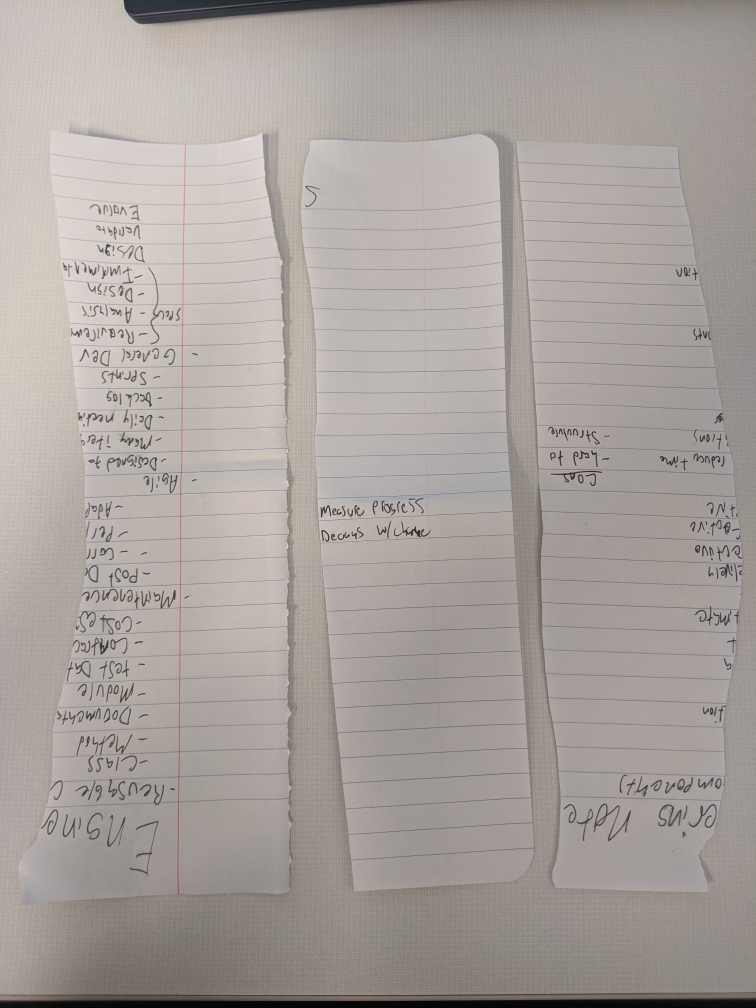
#> input picture testFiles/test1.jpg, 3024 x 4032 px (shown at 1/4 size)
$ python -i __init__.py   (imports and definitions only)
#> lines starting #> are read from the running program, lines starting #| are printed output that depends on the picture; after the words box and inside, x2 and y2 are one past the last pixel; in counts of white or black regions, pixels touching at a corner belong together
#> further down, picture is the input picture: shape (4032, 3024, 3); mean B, G, R 157.8, 162, 168.7

import numpy as np
from numpy import linalg
import cv2
import math
import random
import imutils


# [5 lines left out: function _rotate_point, not called in this run]


def get_edges(image):
    gray = cv2.cvtColor(image, cv2.COLOR_BGR2GRAY)
    blurred = cv2.GaussianBlur(gray,(5,5),0)
    edged = cv2.Canny(blurred, 75, 200)
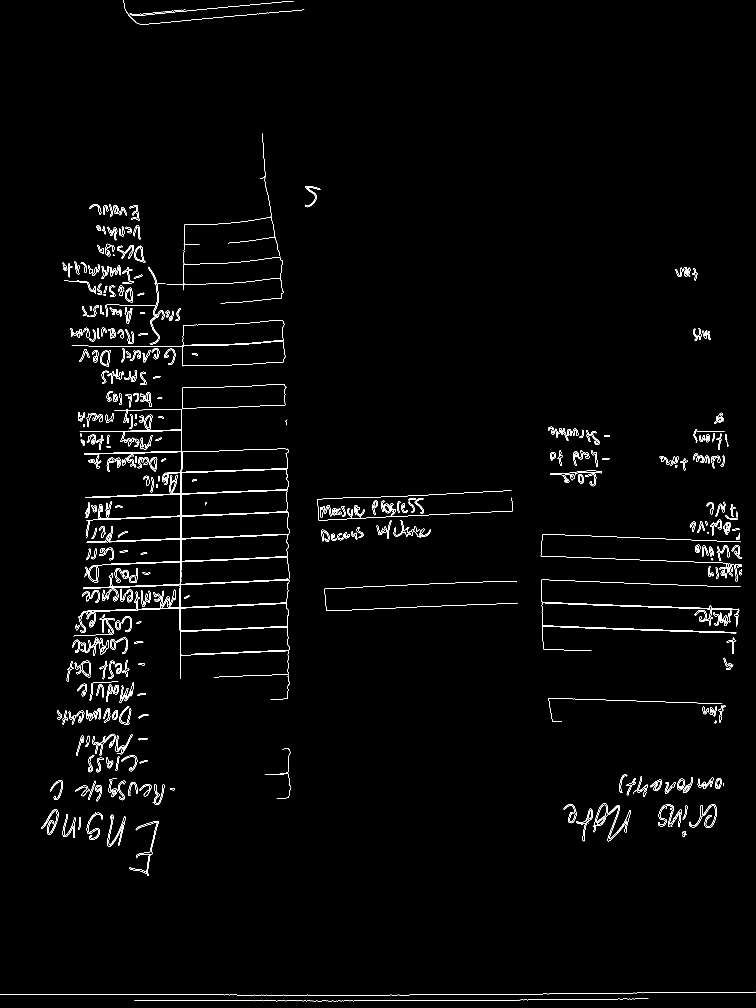
#> edged: shape (4032, 3024) (shown at 1/4 size); 0.91% white in thin lines or dots

    # [5 lines of commented-out code are left out]
    contours, hierarchy = cv2.findContours(edged.copy(), cv2.RETR_LIST, cv2.CHAIN_APPROX_SIMPLE)
#> contours = 747 contours, 154 with area under 20; largest, box (x1, y1, x2, y2) and area: (722, 2312, 1157, 2430) 38478, (723, 2320, 1157, 2430) 38460, (723, 2139, 1159, 2335) 37370, (724, 2139, 1154, 2246) 37347, (724, 1962, 1151, 2065) 36330

    #get convex hulls of each of the contours
    eroded = np.zeros((image.shape[0], image.shape[1]), np.uint8)
    kernel = np.ones((5,5), np.uint8)

    for c in contours:
        #hull = cv2.convexHull(c, False)
        hull = c
        cv2.fillPoly(eroded, pts=[hull], color=(255,))
#> this loop made 747 passes
#> hull on pass 9: [[2383, 3301], [2384, 3300], [2385, 3301], [2384, 3302]]
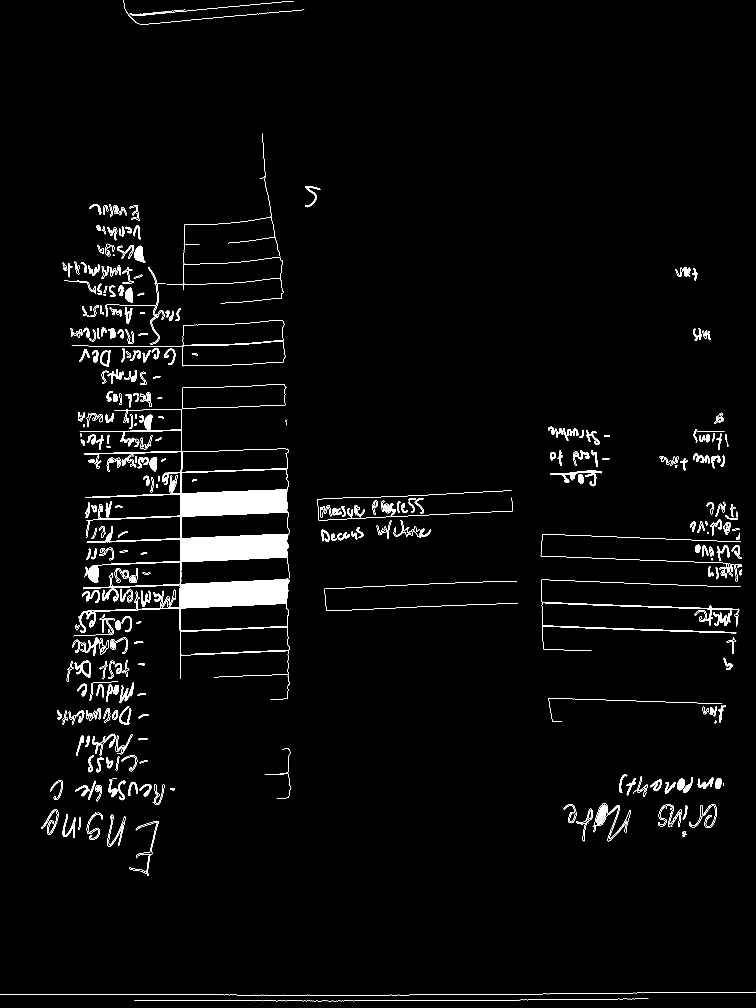
#> eroded: shape (4032, 3024) (shown at 1/4 size); 2.4% white; 444 white regions (14 under 20 px), largest, box (x1, y1, x2, y2) and area: (722, 2312, 1157, 2430) 39437, (723, 2139, 1159, 2335) 38479, (724, 1962, 1151, 2065) 36841

    # img_erosion = cv2.erode(img, kernel, iterations=1)
    eroded = cv2.dilate(eroded, kernel, iterations=1)
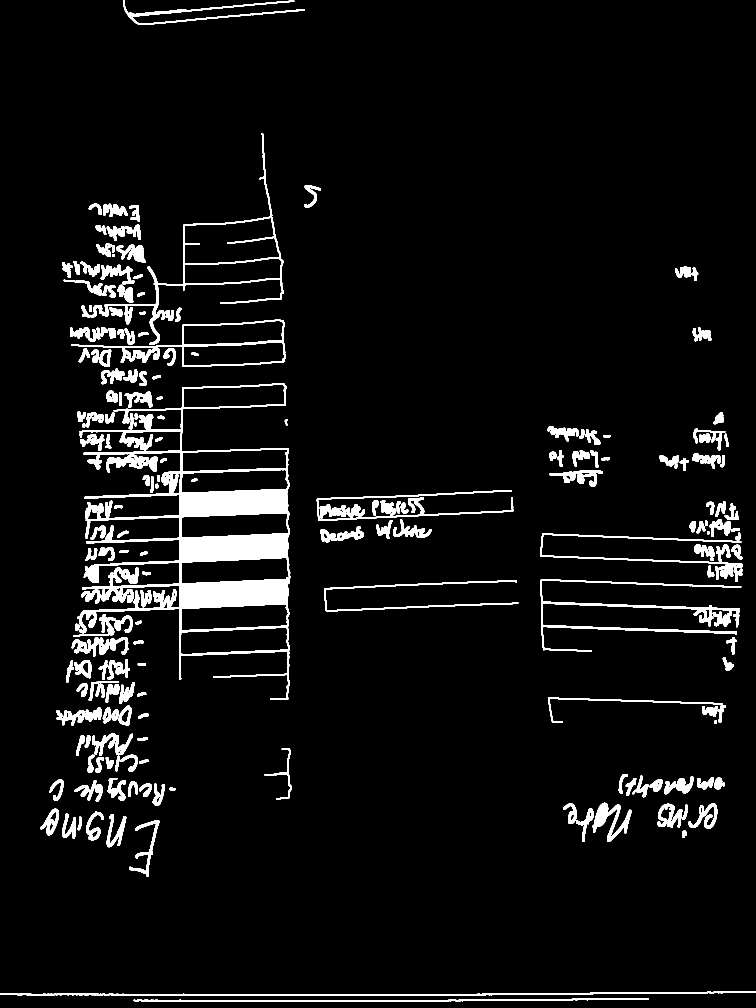
#> eroded: shape (4032, 3024) (shown at 1/4 size); 5.3% white; 245 white regions, largest, box (x1, y1, x2, y2) and area: (310, 1534, 1161, 2800) 214895, (2162, 2316, 2965, 2606) 25197, (419, 532, 1136, 1380) 20737
    eroded = cv2.erode(eroded, kernel, iterations=1)
#> eroded: shape (4032, 3024); 3% white; 267 white regions
    #cv2.imshow("filled", eroded)

    contours, hierarchy = cv2.findContours(eroded.copy(), cv2.RETR_LIST, cv2.CHAIN_APPROX_SIMPLE)
#> contours = 455 contours, 2 with area under 20; largest, box (x1, y1, x2, y2) and area: (312, 1636, 1159, 2798) 336934, (287, 1281, 1142, 1466) 66153, (721, 2508, 1158, 2621) 39758, (722, 2414, 1155, 2524) 38852, (724, 2050, 1157, 2154) 37104

    print("Number of contours found =" + str(len(contours)))
#| Number of contours found =455
    #print("Step 2: find Contours of paper")
    #cv2.drawContours(image, contours, -1, (0,255,0),2)
    #cv2.imshow("Outline", image)

    return contours


class Segment:
    # [44 lines left out: functions __init__, get_kernel_at, get_aligned_subimage, not called in this run]

    # dot product of two segments
    def dot(self, b):
        return self.vec[0]*b.vec[0]+self.vec[1]*b.vec[1]

    # theta is the angle between two segments
    def theta(self, b):
        #return math.acos(self.dot(b)/(self.len*b.len))
        return math.acos(self.dot(b)) #vectors are both normalized, so len isn't needed?


class Edge:
    # [56 lines left out: functions __init__, _find_cardinal, add_segment, get_aligned_subimage, not called in this run]

    # dot product of two edges' aggregate vector
    def dot(self, b):
        print(""+str(self.aggregate_vec[0])+"*"+str(b.aggregate_vec[0])+"+"+str(self.aggregate_vec[1])+"*"+str(b.aggregate_vec[1]))
        return self.aggregate_vec[0]*b.aggregate_vec[0]+self.aggregate_vec[1]*b.aggregate_vec[1]

    # theta is the angle between two segments
    def theta(self, b):
        #return math.acos(self.dot(b)/(self.len*b.len))
        return math.acos(self.dot(b)) #vectors are both normalized, so len isn't needed?

class Group:
    # [91 lines left out: functions __init__, get_obb_subimage, display, envelope, not called in this run]

    def overlap(self, b):
        # overlapping groups should be merged
        return False

    # [29 lines left out: function merge, not called in this run]

    def area(self):
        return (self.aabb[1][0] - self.aabb[0][0]) * (self.aabb[1][1] - self.aabb[0][1])


__all__ = ["Group", "Edge", "Segment"]

>>> import cv2
>>> picture = cv2.imread('../../../testFiles/test1.jpg')
>>> result = get_edges(picture)
#> result has the same summary as contours in get_edges

$ run again, on testFiles/test3.jpg
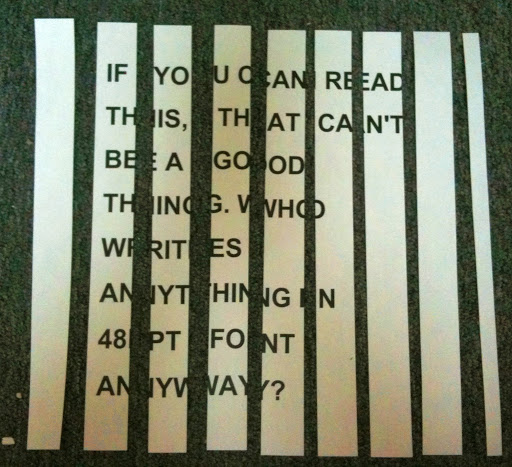
#> input picture testFiles/test3.jpg, 512 x 467 px
#> picture is the input picture: shape (467, 512, 3); mean B, G, R 109, 131.2, 126.7
#> in get_edges, `edged = cv2.Canny(blurred, 75, 200)`:
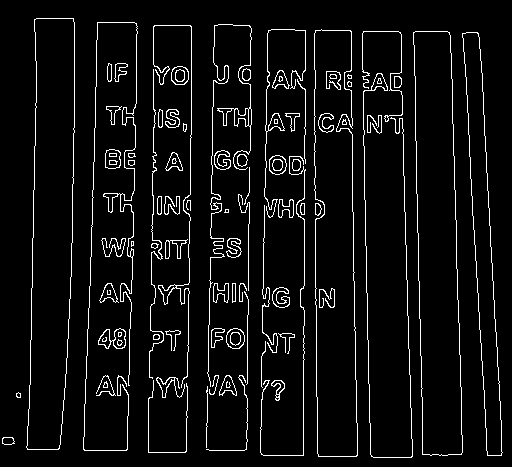
#> edged: shape (467, 512); 5.8% white in thin lines or dots
#> in get_edges, `contours, hierarchy = cv2.findContours(edged.copy(), cv2.RETR_LIST, cv..`: contours = 170 contours, 57 with area under 20; largest, box (x1, y1, x2, y2) and area: (26, 18, 75, 450) 16232, (26, 18, 75, 450) 16230, (413, 31, 463, 456) 16166, (413, 31, 463, 456) 16164, (314, 29, 358, 457) 15808
#> in get_edges, `eroded = cv2.erode(eroded, kernel, iterations=1)`:
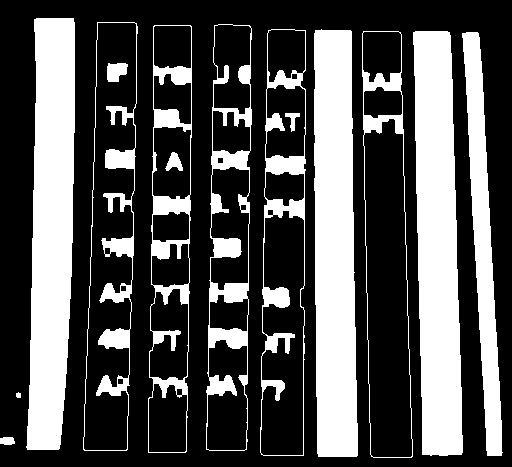
#> eroded: shape (467, 512); 32% white; 14 white regions
#> in get_edges, `contours, hierarchy = cv2.findContours(eroded.copy(), cv2.RETR_LIST, c..`: contours = 42 contours, 1 with area under 20; largest, box (x1, y1, x2, y2) and area: (83, 22, 138, 451) 17682, (362, 31, 413, 458) 17046, (260, 29, 306, 456) 16936, (26, 18, 75, 450) 16238, (314, 29, 358, 457) 16236
#| Number of contours found =42
#> result has the same summary as contours in get_edges

$ run again, on testFiles/test4.jpg
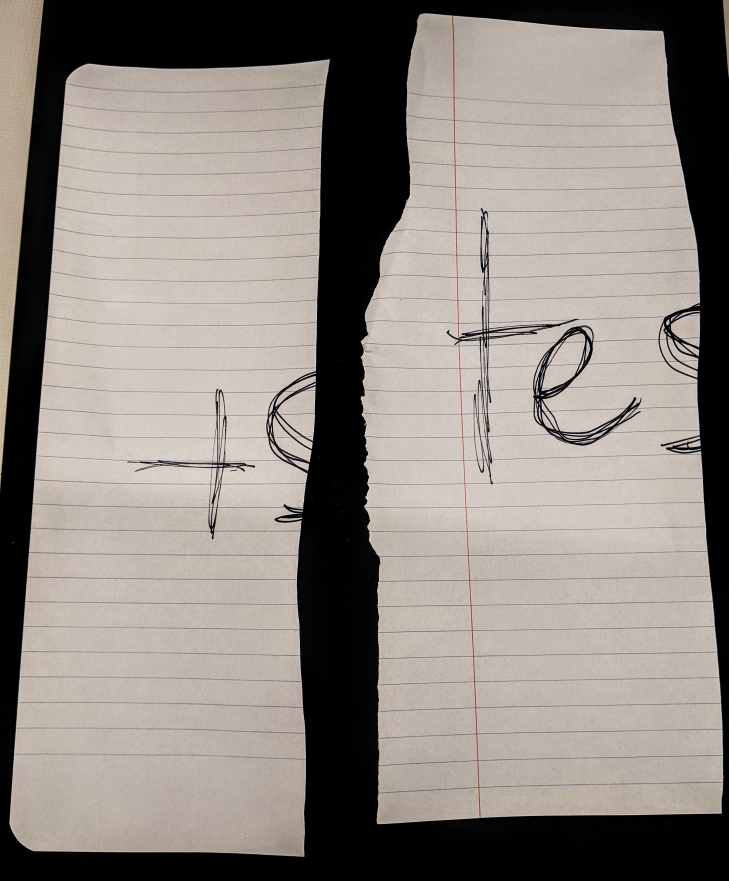
#> input picture testFiles/test4.jpg, 2914 x 3522 px (shown at 1/4 size)
#> picture is the input picture: shape (3522, 2914, 3); mean B, G, R 130, 136.1, 143.4
#> in get_edges, `edged = cv2.Canny(blurred, 75, 200)`:
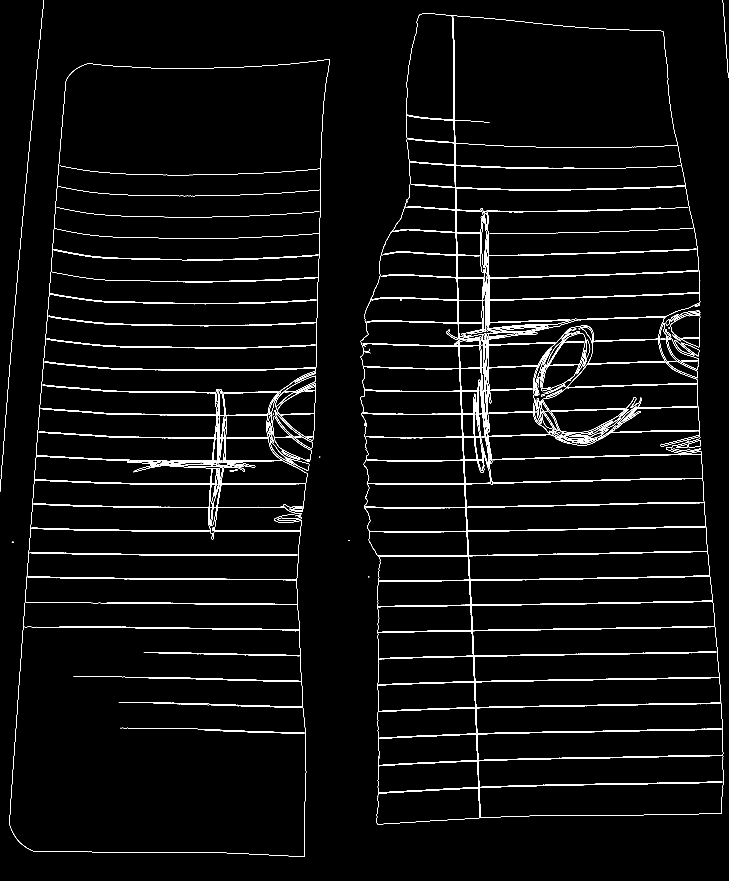
#> edged: shape (3522, 2914) (shown at 1/4 size); 1.7% white in thin lines or dots
#> in get_edges, `contours, hierarchy = cv2.findContours(edged.copy(), cv2.RETR_LIST, cv..`: contours = 451 contours, 305 with area under 20; largest, box (x1, y1, x2, y2) and area: (1108, 1542, 1263, 1764) 20172, (1108, 1546, 1263, 1763) 19986, (1452, 1375, 2888, 3039) 12387, (2166, 1334, 2342, 1565) 11708, (2196, 1334, 2342, 1461) 11560
#> the loop in get_edges, `for c in contours:` made 451 passes
#> hull on passes 41, 42, 45: [[1202, 2053], [1202, 2056], [1205, 2056], [1205, 2053]], [[1211, 2038], [1211, 2039]], [[855, 2031], [863, 2031]]
#> in get_edges, `eroded = cv2.erode(eroded, kernel, iterations=1)`:
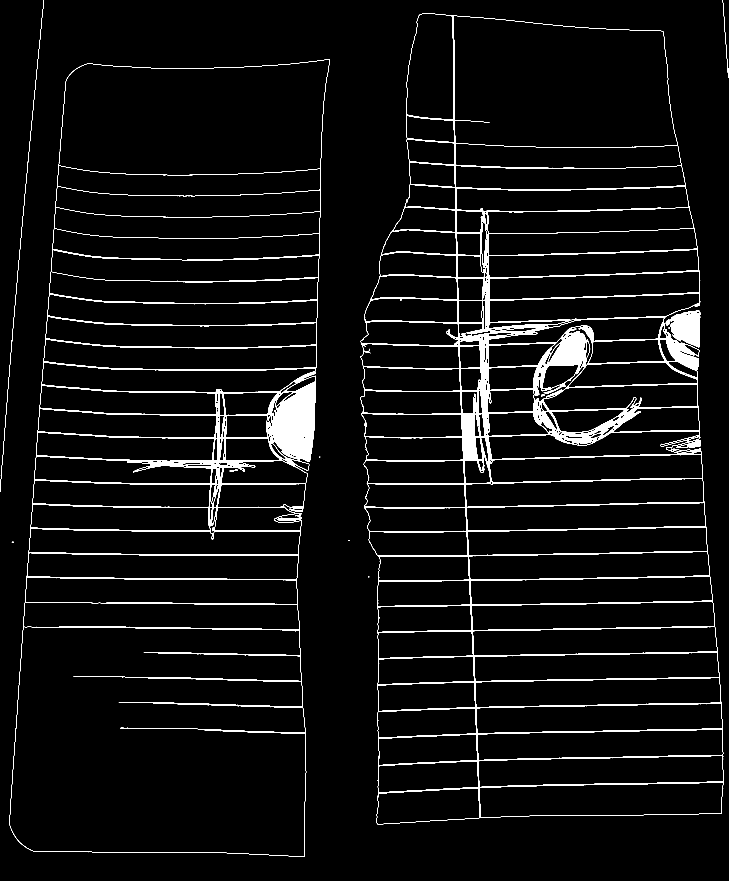
#> eroded: shape (3522, 2914) (shown at 1/4 size); 4.2% white; 14 white regions (3 under 20 px)
#> in get_edges, `contours, hierarchy = cv2.findContours(eroded.copy(), cv2.RETR_LIST, c..`: contours = 360 contours, 6 with area under 20; largest, box (x1, y1, x2, y2) and area: (1442, 53, 2894, 3297) 4014098, (37, 237, 1320, 3428) 3443230, (37, 2507, 1225, 3428) 1023439, (235, 238, 1319, 701) 443558, (1812, 63, 2711, 591) 418230
#| Number of contours found =360
#> result has the same summary as contours in get_edges
